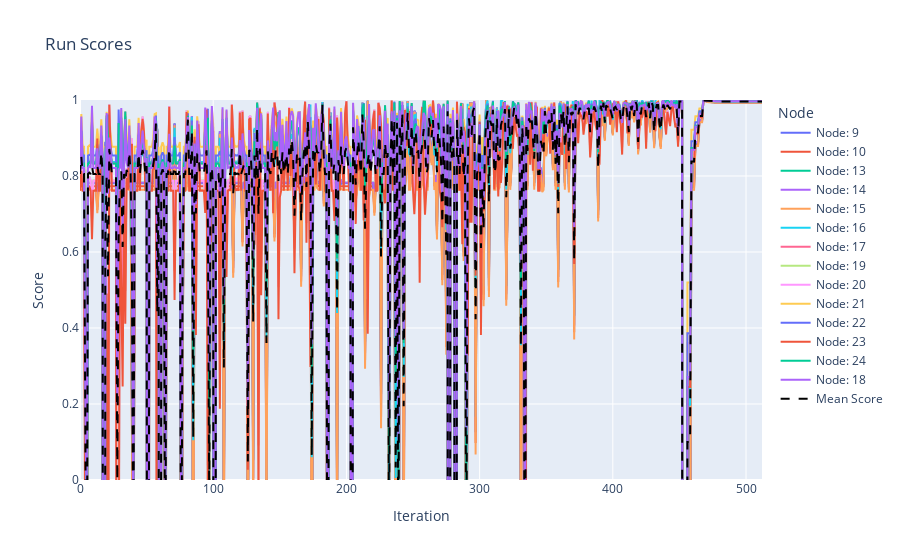

Source (notebook cell):
### Code cell
r = OptRun(ors[-1].dir)
r.plot_scores()

### Figure 1 — Plotly figure (JSON) as saved in the notebook; plotly's stock layout.template omitted (floating-point values rounded to 4 significant figures; data arrays with more than 128 entries replaced by an {"elided": "..."} marker saying what was removed)
{"data": [{"mode": "lines", "name": "Node: 9", "type": "scatter", "x": {"elided": "513 int values"}, "y": {"elided": "513 float values"}}, {"mode": "lines", "name": "Node: 10", "type": "scatter", "x": {"elided": "513 int values"}, "y": {"elided": "513 float values"}}, {"mode": "lines", "name": "Node: 13", "type": "scatter", "x": {"elided": "513 int values"}, "y": {"elided": "513 float values"}}, {"mode": "lines", "name": "Node: 14", "type": "scatter", "x": {"elided": "513 int values"}, "y": {"elided": "513 float values"}}, {"mode": "lines", "name": "Node: 15", "type": "scatter", "x": {"elided": "513 int values"}, "y": {"elided": "513 float values"}}, {"mode": "lines", "name": "Node: 16", "type": "scatter", "x": {"elided": "513 int values"}, "y": {"elided": "513 float values"}}, {"mode": "lines", "name": "Node: 17", "type": "scatter", "x": {"elided": "513 int values"}, "y": {"elided": "513 float values"}}, {"mode": "lines", "name": "Node: 19", "type": "scatter", "x": {"elided": "513 int values"}, "y": {"elided": "513 float values"}}, {"mode": "lines", "name": "Node: 20", "type": "scatter", "x": {"elided": "513 int values"}, "y": {"elided": "513 float values"}}, {"mode": "lines", "name": "Node: 21", "type": "scatter", "x": {"elided": "513 int values"}, "y": {"elided": "513 float values"}}, {"mode": "lines", "name": "Node: 22", "type": "scatter", "x": {"elided": "513 int values"}, "y": {"elided": "513 float values"}}, {"mode": "lines", "name": "Node: 23", "type": "scatter", "x": {"elided": "513 int values"}, "y": {"elided": "513 float values"}}, {"mode": "lines", "name": "Node: 24", "type": "scatter", "x": {"elided": "513 int values"}, "y": {"elided": "513 float values"}}, {"mode": "lines", "name": "Node: 18", "type": "scatter", "x": {"elided": "513 int values"}, "y": {"elided": "513 float values"}}, {"line": {"color": "black", "dash": "dash", "width": 2}, "mode": "lines", "name": "Mean Score", "type": "scatter", "x": {"elided": "513 int values"}, "y": {"elided": "513 float values"}}], "layout": {"legend": {"title": {"text": "Node"}}, "title": {"text": "Run Scores"}, "xaxis": {"title": {"text": "Iteration"}}, "yaxis": {"range": [0, 1], "title": {"text": "Score"}}}}
